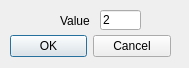
<?xml version="1.0" encoding="UTF-8"?>
<ui version="4.0">
 <class>GammaDialog</class>
 <widget class="QDialog" name="GammaDialog">
  <property name="geometry">
   <rect>
    <x>0</x>
    <y>0</y>
    <width>189</width>
    <height>68</height>
   </rect>
  </property>
  <property name="minimumSize">
   <size>
    <width>189</width>
    <height>68</height>
   </size>
  </property>
  <property name="maximumSize">
   <size>
    <width>189</width>
    <height>68</height>
   </size>
  </property>
  <property name="windowTitle">
   <string>Dialog</string>
  </property>
  <widget class="QLabel" name="label">
   <property name="geometry">
    <rect>
     <x>60</x>
     <y>10</y>
     <width>31</width>
     <height>21</height>
    </rect>
   </property>
   <property name="text">
    <string>Value</string>
   </property>
  </widget>
  <widget class="QLineEdit" name="lineEdit">
   <property name="geometry">
    <rect>
     <x>100</x>
     <y>10</y>
     <width>41</width>
     <height>20</height>
    </rect>
   </property>
   <property name="text">
    <string>2</string>
   </property>
  </widget>
  <widget class="QDialogButtonBox" name="buttonBox">
   <property name="geometry">
    <rect>
     <x>10</x>
     <y>30</y>
     <width>161</width>
     <height>32</height>
    </rect>
   </property>
   <property name="orientation">
    <enum>Qt::Horizontal</enum>
   </property>
   <property name="standardButtons">
    <set>QDialogButtonBox::Cancel|QDialogButtonBox::Ok</set>
   </property>
  </widget>
 </widget>
 <resources/>
 <connections>
  <connection>
   <sender>buttonBox</sender>
   <signal>accepted()</signal>
   <receiver>GammaDialog</receiver>
   <slot>accept()</slot>
   <hints>
    <hint type="sourcelabel">
     <x>90</x>
     <y>45</y>
    </hint>
    <hint type="destinationlabel">
     <x>94</x>
     <y>33</y>
    </hint>
   </hints>
  </connection>
  <connection>
   <sender>buttonBox</sender>
   <signal>rejected()</signal>
   <receiver>GammaDialog</receiver>
   <slot>reject()</slot>
   <hints>
    <hint type="sourcelabel">
     <x>90</x>
     <y>45</y>
    </hint>
    <hint type="destinationlabel">
     <x>94</x>
     <y>33</y>
    </hint>
   </hints>
  </connection>
 </connections>
</ui>
